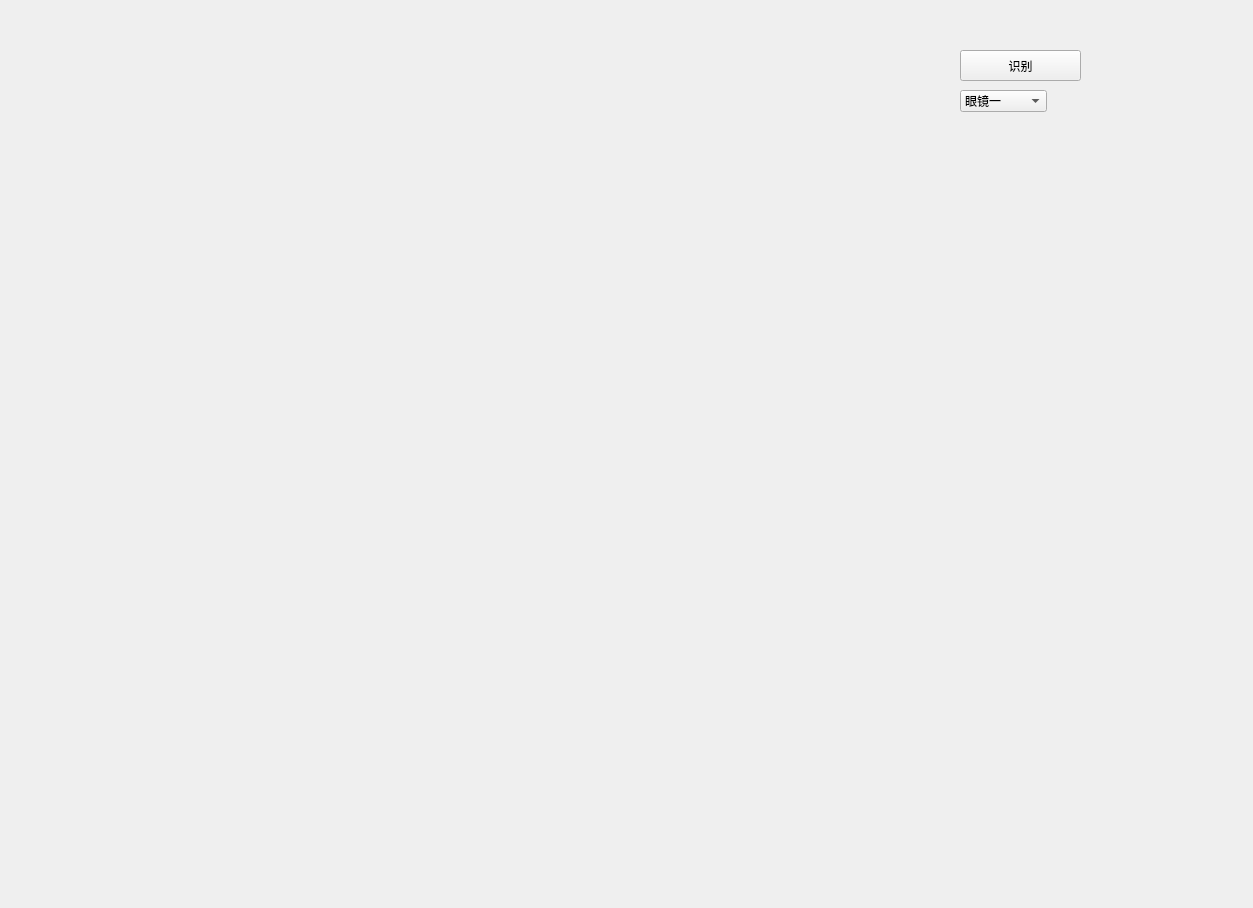
<?xml version="1.0" encoding="UTF-8"?>
<ui version="4.0">
 <class>widget</class>
 <widget class="QWidget" name="widget">
  <property name="geometry">
   <rect>
    <x>0</x>
    <y>0</y>
    <width>1253</width>
    <height>908</height>
   </rect>
  </property>
  <property name="windowTitle">
   <string>camera</string>
  </property>
  <widget class="QLabel" name="qlabel">
   <property name="geometry">
    <rect>
     <x>40</x>
     <y>40</y>
     <width>1171</width>
     <height>841</height>
    </rect>
   </property>
   <property name="text">
    <string/>
   </property>
  </widget>
  <widget class="QLabel" name="datelabel">
   <property name="geometry">
    <rect>
     <x>220</x>
     <y>50</y>
     <width>741</width>
     <height>121</height>
    </rect>
   </property>
   <property name="font">
    <font>
     <pointsize>22</pointsize>
     <weight>75</weight>
     <italic>false</italic>
     <bold>true</bold>
     <underline>true</underline>
    </font>
   </property>
   <property name="styleSheet">
    <string notr="true">background: transparent;</string>
   </property>
   <property name="text">
    <string/>
   </property>
   <property name="alignment">
    <set>Qt::AlignCenter</set>
   </property>
  </widget>
  <widget class="QTextEdit" name="futureedit">
   <property name="geometry">
    <rect>
     <x>810</x>
     <y>260</y>
     <width>351</width>
     <height>551</height>
    </rect>
   </property>
   <property name="font">
    <font>
     <pointsize>14</pointsize>
     <weight>75</weight>
     <bold>true</bold>
    </font>
   </property>
   <property name="styleSheet">
    <string notr="true">background-color: transparent;
border:none;</string>
   </property>
  </widget>
  <widget class="QTextEdit" name="weatheredit">
   <property name="geometry">
    <rect>
     <x>60</x>
     <y>180</y>
     <width>411</width>
     <height>451</height>
    </rect>
   </property>
   <property name="font">
    <font>
     <pointsize>18</pointsize>
     <weight>75</weight>
     <bold>true</bold>
     <underline>true</underline>
    </font>
   </property>
   <property name="styleSheet">
    <string notr="true">background-color: transparent;
border:none;</string>
   </property>
  </widget>
  <widget class="QComboBox" name="comboBox">
   <property name="geometry">
    <rect>
     <x>960</x>
     <y>90</y>
     <width>87</width>
     <height>22</height>
    </rect>
   </property>
   <item>
    <property name="text">
     <string>眼镜一</string>
    </property>
   </item>
   <item>
    <property name="text">
     <string>眼镜二</string>
    </property>
   </item>
   <item>
    <property name="text">
     <string>眼镜三</string>
    </property>
   </item>
  </widget>
  <widget class="QPushButton" name="qbutton">
   <property name="geometry">
    <rect>
     <x>960</x>
     <y>50</y>
     <width>121</width>
     <height>31</height>
    </rect>
   </property>
   <property name="text">
    <string>识别</string>
   </property>
  </widget>
 </widget>
 <resources/>
 <connections/>
</ui>
